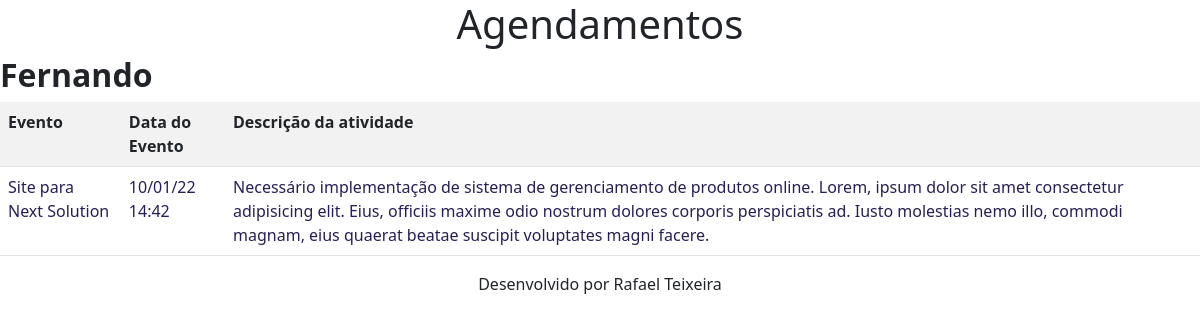
/titulo/Site para Next Solution/ (signed in), run on the app's committed database.
### core/models.py (models this page shows, shortened)
class Evento(models.Model):
    titulo=models.CharField(max_length=100)
    descricao=models.TextField(null=True, blank=True)
    data_evento=DateTimeField(verbose_name='Data do Evento')
    data_criacao=DateTimeField(auto_now=True,verbose_name='Data de Criacao')
    usuario=models.ForeignKey(User,on_delete=models.CASCADE) # models.cascade (Se o usuário for deletado, seus eventos também serão.) Para User será necessário defenir um valor padrão.
    class Meta:                 #Alteração do nome da tabela sqlite3: comando sqlmigrate core xxxx/dados para migração manual.
        db_table='evento'
    def get_data_evento(self):
        return self.data_evento.strftime('%d/%m/%y %H:%M')

### core/views.py (the view)
# urls.py: path(r'titulo/<titulo_evento>/', views.titulo,name='titulo'),
def titulo(resquest,titulo_evento):
    print(titulo_evento)
    usuario=resquest.user
    consulta=Evento.objects.get(titulo__contains=titulo_evento)
    usuario=str(usuario).capitalize
    dados={'consulta':consulta,'usuario':usuario}
    return render(resquest,'titulo.html',dados)

### core/templates/titulo.html
{% extends 'model-page.html' %}
    {% block content %}
    <center><h1>Agendamentos</h1></center>
    <h2><b>{{ usuario }}</b></h2>
    <table id="lista" class="table table-striped table-hover table-responsive">
            <tr>
                <th>Evento</th>
                <th>Data do Evento</th>
                <th>Descrição da atividade</th>
            </tr>
            <tr>
                <td>
                    {{ consulta.titulo }}
                </td>
                <td>
                    {{ consulta.get_data_evento }}
                </td>
                <td>
                    {{ consulta.descricao }}
                </td>
            </tr>
    </table>
    {% endblock %}

### core/static/css/style.css (style rules this page uses)
body { background-color: rgb(99, 130, 143); color: blue; }
#lista { color: rgb(38, 31, 85); text-justify: auto; }

### data on the page
Evento: titulo "Site para Next Solution", get_data_evento "10/01/22 14:42", descricao "Necessário implementação de sistema de gerenciamento de produtos online. Lorem, ipsum dolor sit amet consectetur adipisicing elit. Eius, officiis maxime odio nostrum dolores corporis perspiciatis ad. Iusto molestias nemo illo, commodi magnam, eius quaerat beatae suscipit voluptates magni facere."

### other printed values
{{ usuario }} "Fernando"
